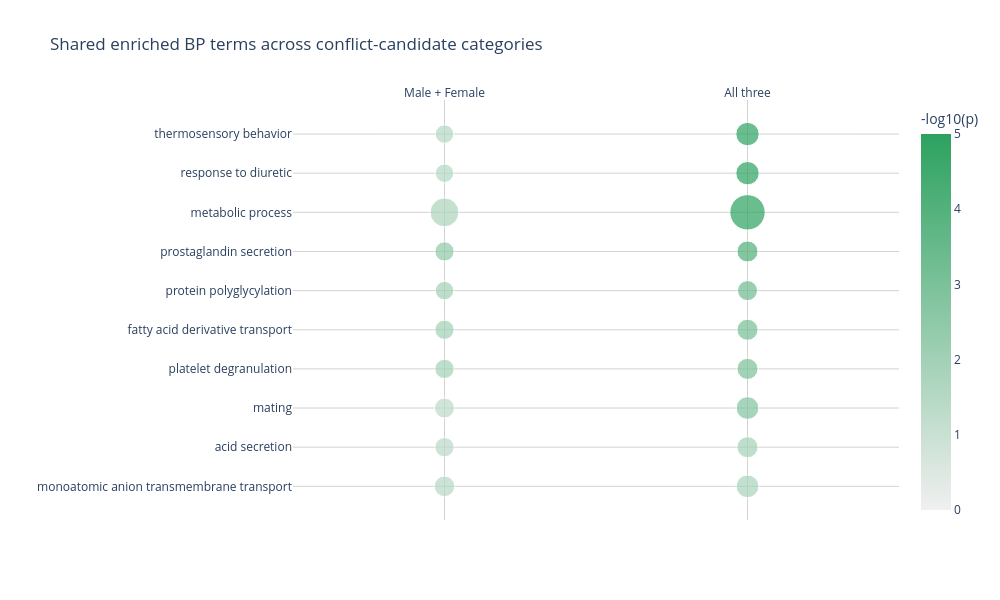

Notebook code for this chart:
### Markdown cell above
Plot 1: shared BP term between Male + Female and All three

### Code cell
# Get shared GO IDs between the two full-category BP comparisons
mf_ids_bp = set(df[(df["description_set"] == "MaleFemale_all") & (df["ontology"] == "BP")]["GO.ID"])
at_ids_bp = set(df[(df["description_set"] == "AllThree_all")   & (df["ontology"] == "BP")]["GO.ID"])
shared_bp_ids = mf_ids_bp & at_ids_bp

shared_bp = df[
    (df["GO.ID"].isin(shared_bp_ids)) &
    (df["description_set"].isin(["MaleFemale_all", "AllThree_all"])) &
    (df["ontology"] == "BP")
].copy()

# Order terms by significance in AllThree_all (more terms, more stable ranking)
term_order = (
    shared_bp[shared_bp["description_set"] == "AllThree_all"]
    .sort_values("weight01")
    .head(10)["GO.ID"]
    .tolist()
)

shared_bp = shared_bp[shared_bp["GO.ID"].isin(term_order)].copy()

# Truncate long term names
shared_bp["Term_short"] = shared_bp["Term"].str[:45]

# Map GO.ID to truncated term for y-axis ordering
id_to_term = shared_bp.drop_duplicates("GO.ID").set_index("GO.ID")["Term_short"].to_dict()
shared_bp["Term_short"] = shared_bp["GO.ID"].map(id_to_term)

# Y-axis order: most significant at top
y_order = [id_to_term[g] for g in term_order if g in id_to_term]

# X-axis labels
shared_bp["Category_label"] = shared_bp["description_set"].map({
    "MaleFemale_all": "Male + Female",
    "AllThree_all":   "All three"
})

# for consistent bubbleplot size distributions 
shared_bp["size_plot"] = np.sqrt(shared_bp["Significant"]) + 2

fig = px.scatter(
    shared_bp,
    x="Category_label",
    y="Term_short",
    size="size_plot",
    color="neg_log10_p",
    color_continuous_scale=SCALE_SHARED,
    range_color=[0, 5],
    size_max=25,
    category_orders={
        "Term_short": y_order,
        "Category_label": ["Male + Female", "All three"]
    },
    labels={
        "neg_log10_p": "-log10(p)",
        "Significant": "Observed genes",
        "Category_label": "",
        "Term_short": ""
    },
    title="Shared enriched BP terms across conflict-candidate categories",
    hover_data={"Significant": True, "size_plot": False}
)

fig.update_layout(
    width=1000,
    height=600,
    font=dict(size=12),
    plot_bgcolor="white",
    paper_bgcolor="white",
    coloraxis_colorbar=dict(title="-log10(p)"),
    xaxis=dict(
        side="top",
        range=[-0.5, 1.5]
    )
)

fig.update_xaxes(showgrid=True, gridcolor="lightgrey")
fig.update_yaxes(showgrid=True, gridcolor="lightgrey")

fig.show()

### Figure 1 — Plotly figure (JSON) as saved in the notebook; plotly's stock layout.template omitted (floating-point values rounded to 4 significant figures)
{"data": [{"customdata": [[3.0, 3.732], [3.0, 3.732], [2.0, 3.414], [3.0, 3.732], [40.0, 8.325], [2.0, 3.414], [2.0, 3.414], [5.0, 4.236], [3.0, 3.732], [4.0, 4.0], [12.0, 5.464], [12.0, 5.464], [111.0, 12.54], [6.0, 4.449], [4.0, 4.0], [6.0, 4.449], [6.0, 4.449], [10.0, 5.162], [6.0, 4.449], [10.0, 5.162]], "hovertemplate": "=%{y}<br>Observed genes=%{customdata[0]}<br>-log10(p)=%{marker.color}<extra></extra>", "legendgroup": "", "marker": {"color": [2.469, 2.013, 1.973, 1.931, 1.745, 1.546, 1.546, 1.478, 1.379, 1.358, 12.6, 12.6, 8.721, 4.076, 3.31, 3.149, 2.987, 2.796, 1.928, 1.875], "coloraxis": "coloraxis", "size": [3.732, 3.732, 3.414, 3.732, 8.325, 3.414, 3.414, 4.236, 3.732, 4.0, 5.464, 5.464, 12.54, 4.449, 4.0, 4.449, 4.449, 5.162, 4.449, 5.162], "sizemode": "area", "sizeref": 0.02006, "symbol": "circle"}, "mode": "markers", "name": "", "orientation": "v", "showlegend": false, "type": "scatter", "x": ["Male + Female", "Male + Female", "Male + Female", "Male + Female", "Male + Female", "Male + Female", "Male + Female", "Male + Female", "Male + Female", "Male + Female", "All three", "All three", "All three", "All three", "All three", "All three", "All three", "All three", "All three", "All three"], "xaxis": "x", "y": ["prostaglandin secretion", "fatty acid derivative transport", "protein polyglycylation", "platelet degranulation", "metabolic process", "thermosensory behavior", "response to diuretic", "monoatomic anion transmembrane transport", "acid secretion", "mating", "thermosensory behavior", "response to diuretic", "metabolic process", "prostaglandin secretion", "protein polyglycylation", "fatty acid derivative transport", "platelet degranulation", "mating", "acid secretion", "monoatomic anion transmembrane transport"], "yaxis": "y"}], "layout": {"coloraxis": {"cmax": 5, "cmin": 0, "colorbar": {"title": {"text": "-log10(p)"}}, "colorscale": [[0, "#F0F0F0"], [1, "#2CA25F"]]}, "font": {"size": 12}, "height": 600, "legend": {"itemsizing": "constant", "tracegroupgap": 0}, "paper_bgcolor": "white", "plot_bgcolor": "white", "title": {"text": "Shared enriched BP terms across conflict-candidate categories"}, "width": 1000, "xaxis": {"anchor": "y", "categoryarray": ["Male + Female", "All three"], "categoryorder": "array", "domain": [0, 1], "gridcolor": "lightgrey", "range": [-0.5, 1.5], "showgrid": true, "side": "top", "title": {"text": ""}}, "yaxis": {"anchor": "x", "categoryarray": ["monoatomic anion transmembrane transport", "acid secretion", "mating", "platelet degranulation", "fatty acid derivative transport", "protein polyglycylation", "prostaglandin secretion", "metabolic process", "response to diuretic", "thermosensory behavior"], "categoryorder": "array", "domain": [0, 1], "gridcolor": "lightgrey", "showgrid": true, "title": {"text": ""}}}}
